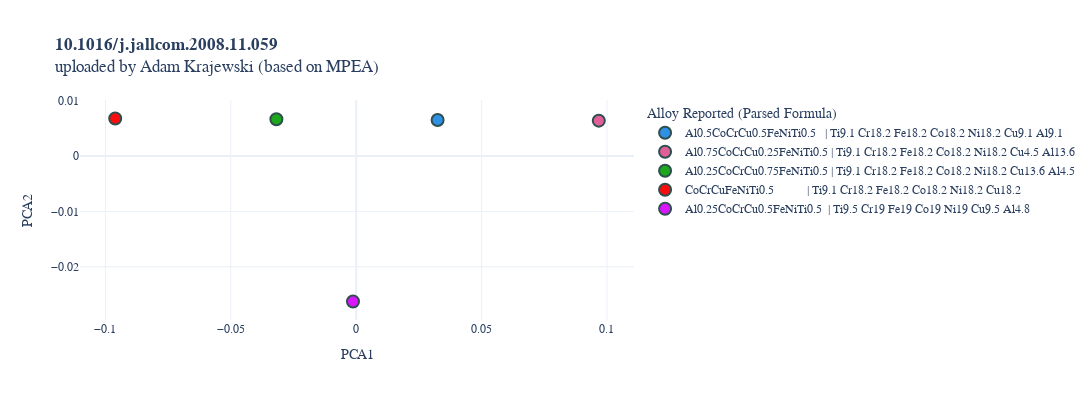

Notebook code cell kept with this figure:
### Markdown cell above
We need to call two functions. First, the `get_compVecs_2DPCA` which will obtain composition vectors if `get_compVecs` was not called before and then project them into 2D space using PCA. The second function, `plot_2DPCA` will perform several checks to determine if the data is potentially anomalous and then plot it interactive fashion with `plotly`. Later on, we will also show how to save these plots as static images in a spreadsheet.

### Code cell
sDOI.get_compVecs_2DPCA()
sDOI.analyze_compVecs_2DPCA()

### Figure 1 — Plotly figure (JSON) as saved in the notebook; plotly's stock layout.template omitted (floating-point values rounded to 4 significant figures)
{"data": [{"hovertemplate": "<b>%{hovertext}</b><br><br>Alloy Reported (Parsed Formula)=Al0.5CoCrCu0.5FeNiTi0.5   | Ti9.1 Cr18.2 Fe18.2 Co18.2 Ni18.2 Cu9.1 Al9.1 <br>PCA1=%{x}<br>PCA2=%{y}<extra></extra>", "hovertext": ["F: Ti0.5 Cr1 Fe1 Co1 Ni1 Cu0.5 Al0.5<br>PF: Ti9.1 Cr18.2 Fe18.2 Co18.2 Ni18.2 Cu9.1 Al9.1<br>Raw: Al0.5CoCrCu0.5FeNiTi0.5<br>RF: Ti1 Cr2 Fe2 Co2 Ni2 Cu1 Al1"], "legendgroup": "Al0.5CoCrCu0.5FeNiTi0.5   | Ti9.1 Cr18.2 Fe18.2 Co18.2 Ni18.2 Cu9.1 Al9.1 ", "marker": {"color": "#2E91E5", "line": {"color": "DarkSlateGrey", "width": 2}, "size": 12, "symbol": "circle"}, "mode": "markers", "name": "Al0.5CoCrCu0.5FeNiTi0.5   | Ti9.1 Cr18.2 Fe18.2 Co18.2 Ni18.2 Cu9.1 Al9.1 ", "orientation": "v", "showlegend": true, "type": "scatter", "x": [0.03246], "xaxis": "x", "y": [0.006499], "yaxis": "y"}, {"hovertemplate": "<b>%{hovertext}</b><br><br>Alloy Reported (Parsed Formula)=Al0.75CoCrCu0.25FeNiTi0.5 | Ti9.1 Cr18.2 Fe18.2 Co18.2 Ni18.2 Cu4.5 Al13.6<br>PCA1=%{x}<br>PCA2=%{y}<extra></extra>", "hovertext": ["F: Ti0.5 Cr1 Fe1 Co1 Ni1 Cu0.25 Al0.75<br>PF: Ti9.1 Cr18.2 Fe18.2 Co18.2 Ni18.2 Cu4.5 Al13.6<br>Raw: Al0.75CoCrCu0.25FeNiTi0.5<br>RF: Ti2 Cr4 Fe4 Co4 Ni4 Cu1 Al3"], "legendgroup": "Al0.75CoCrCu0.25FeNiTi0.5 | Ti9.1 Cr18.2 Fe18.2 Co18.2 Ni18.2 Cu4.5 Al13.6", "marker": {"color": "#E15F99", "line": {"color": "DarkSlateGrey", "width": 2}, "size": 12, "symbol": "circle"}, "mode": "markers", "name": "Al0.75CoCrCu0.25FeNiTi0.5 | Ti9.1 Cr18.2 Fe18.2 Co18.2 Ni18.2 Cu4.5 Al13.6", "orientation": "v", "showlegend": true, "type": "scatter", "x": [0.09674], "xaxis": "x", "y": [0.006369], "yaxis": "y"}, {"hovertemplate": "<b>%{hovertext}</b><br><br>Alloy Reported (Parsed Formula)=Al0.25CoCrCu0.75FeNiTi0.5 | Ti9.1 Cr18.2 Fe18.2 Co18.2 Ni18.2 Cu13.6 Al4.5<br>PCA1=%{x}<br>PCA2=%{y}<extra></extra>", "hovertext": ["F: Ti0.5 Cr1 Fe1 Co1 Ni1 Cu0.75 Al0.25<br>PF: Ti9.1 Cr18.2 Fe18.2 Co18.2 Ni18.2 Cu13.6 Al4.5<br>Raw: Al0.25CoCrCu0.75FeNiTi0.5<br>RF: Ti2 Cr4 Fe4 Co4 Ni4 Cu3 Al1"], "legendgroup": "Al0.25CoCrCu0.75FeNiTi0.5 | Ti9.1 Cr18.2 Fe18.2 Co18.2 Ni18.2 Cu13.6 Al4.5", "marker": {"color": "#1CA71C", "line": {"color": "DarkSlateGrey", "width": 2}, "size": 12, "symbol": "circle"}, "mode": "markers", "name": "Al0.25CoCrCu0.75FeNiTi0.5 | Ti9.1 Cr18.2 Fe18.2 Co18.2 Ni18.2 Cu13.6 Al4.5", "orientation": "v", "showlegend": true, "type": "scatter", "x": [-0.03182], "xaxis": "x", "y": [0.00663], "yaxis": "y"}, {"hovertemplate": "<b>%{hovertext}</b><br><br>Alloy Reported (Parsed Formula)=CoCrCuFeNiTi0.5           | Ti9.1 Cr18.2 Fe18.2 Co18.2 Ni18.2 Cu18.2      <br>PCA1=%{x}<br>PCA2=%{y}<extra></extra>", "hovertext": ["F: Ti0.5 Cr1 Fe1 Co1 Ni1 Cu1<br>PF: Ti9.1 Cr18.2 Fe18.2 Co18.2 Ni18.2 Cu18.2<br>Raw: CoCrCuFeNiTi0.5<br>RF: Ti1 Cr2 Fe2 Co2 Ni2 Cu2"], "legendgroup": "CoCrCuFeNiTi0.5           | Ti9.1 Cr18.2 Fe18.2 Co18.2 Ni18.2 Cu18.2      ", "marker": {"color": "#FB0D0D", "line": {"color": "DarkSlateGrey", "width": 2}, "size": 12, "symbol": "circle"}, "mode": "markers", "name": "CoCrCuFeNiTi0.5           | Ti9.1 Cr18.2 Fe18.2 Co18.2 Ni18.2 Cu18.2      ", "orientation": "v", "showlegend": true, "type": "scatter", "x": [-0.0961], "xaxis": "x", "y": [0.00676], "yaxis": "y"}, {"hovertemplate": "<b>%{hovertext}</b><br><br>Alloy Reported (Parsed Formula)=Al0.25CoCrCu0.5FeNiTi0.5  | Ti9.5 Cr19 Fe19 Co19 Ni19 Cu9.5 Al4.8         <br>PCA1=%{x}<br>PCA2=%{y}<extra></extra>", "hovertext": ["F: Ti0.5 Cr1 Fe1 Co1 Ni1 Cu0.5 Al0.25<br>PF: Ti9.5 Cr19 Fe19 Co19 Ni19 Cu9.5 Al4.8<br>Raw: Al0.25CoCrCu0.5FeNiTi0.5<br>RF: Ti2 Cr4 Fe4 Co4 Ni4 Cu2 Al1"], "legendgroup": "Al0.25CoCrCu0.5FeNiTi0.5  | Ti9.5 Cr19 Fe19 Co19 Ni19 Cu9.5 Al4.8         ", "marker": {"color": "#DA16FF", "line": {"color": "DarkSlateGrey", "width": 2}, "size": 12, "symbol": "circle"}, "mode": "markers", "name": "Al0.25CoCrCu0.5FeNiTi0.5  | Ti9.5 Cr19 Fe19 Co19 Ni19 Cu9.5 Al4.8         ", "orientation": "v", "showlegend": true, "type": "scatter", "x": [-0.001278], "xaxis": "x", "y": [-0.02626], "yaxis": "y"}], "layout": {"font": {"family": "Consolas, monospace"}, "height": 400, "legend": {"title": {"text": "Alloy Reported (Parsed Formula)"}, "tracegroupgap": 0}, "title": {"text": "<b>10.1016/j.jallcom.2008.11.059</b><br>uploaded by Adam Krajewski (based on MPEA)"}, "width": 1211, "xaxis": {"anchor": "y", "domain": [0, 1], "title": {"text": "PCA1"}}, "yaxis": {"anchor": "x", "domain": [0, 1], "title": {"text": "PCA2"}}}}
